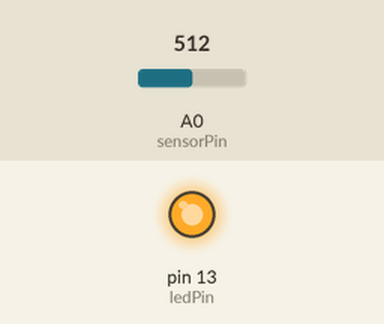
The sketch below on a simulated Arduino Uno, built with avr-gcc and run on an emulated ATmega328P. Parts: output pins drawn as LEDs (lit = HIGH). The test bench sets the inputs (shaded band); at power-on: A0 (sensorPin) = 512. What the sketch prints to the serial monitor is not drawn.

Above: at 0.1 s.
Timing chart, 0 to 1.6 s (numbered marks = the images above):
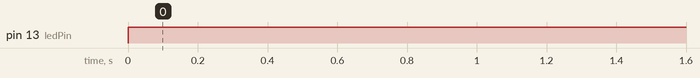

The sketch:

Project_12_pulse_monitor_test.ino
```cpp
// Project 12 - Pulse Monitor Test Script

int ledPin = 13;
int sensorPin = 0;

double alpha = 0.75;
int period = 20;
double change = 0.0;

void setup()
{
  pinMode(ledPin, OUTPUT);
  Serial.begin(115200);
}

void loop()
{
    static double oldValue = 0;
    static double oldChange = 0;

    digitalWrite(ledPin,HIGH);
    int rawValue = analogRead(sensorPin);
    double value = alpha * oldValue + (1 - alpha) * rawValue;

    Serial.print(rawValue);
    Serial.print(",");
    Serial.println(value);

    oldValue = value;
    delay(period);
}


//
//int ledPin=13;
//int sensorPin=0;
//
//double alpha=0.75;
//int period=20;
//double change=0.0;
//
//void setup()
//{
//	pinMode(ledPin,OUTPUT);
//}
//
//void loop()
////{
//////	static double oldValue=0;
//////	static double oldChange=0;
//////	int rawValue=analogRead(sensorPin);
//////	double value=alpha*oldValue+(1-alpha)*rawValue;
//////	change=value-oldValue;
//////
//////	digitalWrite(ledPin,(change<0.0&&oldChange>0.0));
//////
//////	oldValue=value;
//////	oldChange=change;
//////	delay(period);
//}
```

Measured:
- by itself, pin 13 (ledPin): LOW → HIGH at 0.00 s
